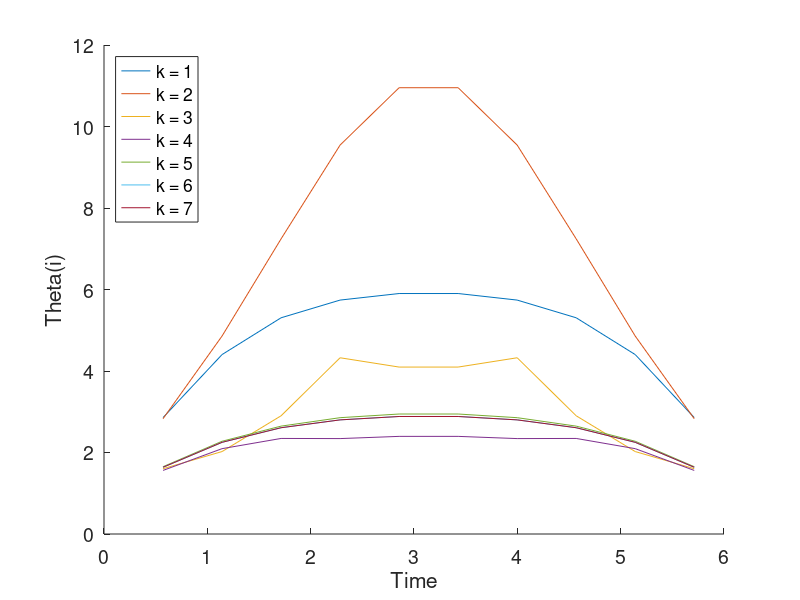

This figure's MATLAB source:
N = [1 * 0.57119866428, 2 * 0.57119866428, 3 * 0.57119866428, 4 * 0.57119866428, 5 * 0.57119866428, 6 * 0.57119866428, 7 * 0.57119866428, 8 * 0.57119866428, 9 * 0.57119866428, 10 * 0.57119866428];

## 1 representacao
##k1 = [0.439359, 0.033571, -0.416101,-0.797445,-1.015299,-1.015299,-0.797445,-0.416101,0.033571,0.439359];
##k2 = [0.605607, 0.323343, -0.064362,-0.425159,-0.637336,-0.637336,-0.425159,-0.064362, 0.323343, 0.605607];
##k3 = [0.5747, 0.2719,-0.1186,-0.4705,-0.6743,-0.6743,-0.4705,-0.1186, 0.2719, 0.5747];
##k4 = [0.5743, 0.2714,-0.1190,-0.4706,-0.6744,-0.6744,-0.4706,-0.1190, 0.2714, 0.5743];
##k5 = [0.5743, 0.2714,-0.1190,-0.4706,-0.6744,-0.6744,-0.4706,-0.1190, 0.2714, 0.5743];
##k6 = [0.5743, 0.2714,-0.1190,-0.4706,-0.6744,-0.6744,-0.4706,-0.1190, 0.2714, 0.5743];
##k7 = [0.5743, 0.2714,-0.1190,-0.4706,-0.6744,-0.6744,-0.4706,-0.1190, 0.2714, 0.5743];


## 2 representacao
k1 = [2.8572, 4.4032, 5.3060, 5.7405, 5.9013, 5.9013, 5.7405, 5.3060, 4.4032, 2.8572];
k2 = [2.8291, 4.8579, 7.2426, 9.5443,10.9518,10.9518, 9.5443, 7.2426, 4.8579, 2.8291];
k3 = [1.6022,2.0231,2.9010,4.3248,4.0966,4.0966,4.3248,2.9010,2.0231,1.6022];
k4 = [1.5604,2.0944,2.3450,2.3416,2.3958,2.3958,2.3416,2.3450,2.0944,1.5604];
k5 = [1.6511,2.2757,2.6473,2.8546,2.9445,2.9445,2.8546,2.6473,2.2757,1.6511];
k6 = [1.6378,2.2501,2.6084,2.8008,2.8841,2.8841,2.8008,2.6084,2.2501,1.6378];
k7 = [1.6377,2.2499,2.6081,2.8005,2.8837,2.8837,2.8005,2.6081,2.2499,1.6377];

hold on;
plot(N, k1);
plot(N, k2);
plot(N, k3);
plot(N, k4);
plot(N, k5);
plot(N, k6);
plot(N, k7);


xlabel('Time','fontsize',14);
ylabel('Theta(i)','fontsize',14);
legend({'k = 1','k = 2', 'k = 3', 'k = 4', 'k = 5', 'k = 6', 'k = 7'}, 'Location','NorthWest');
set(gca,'fontsize',14);

hold off;